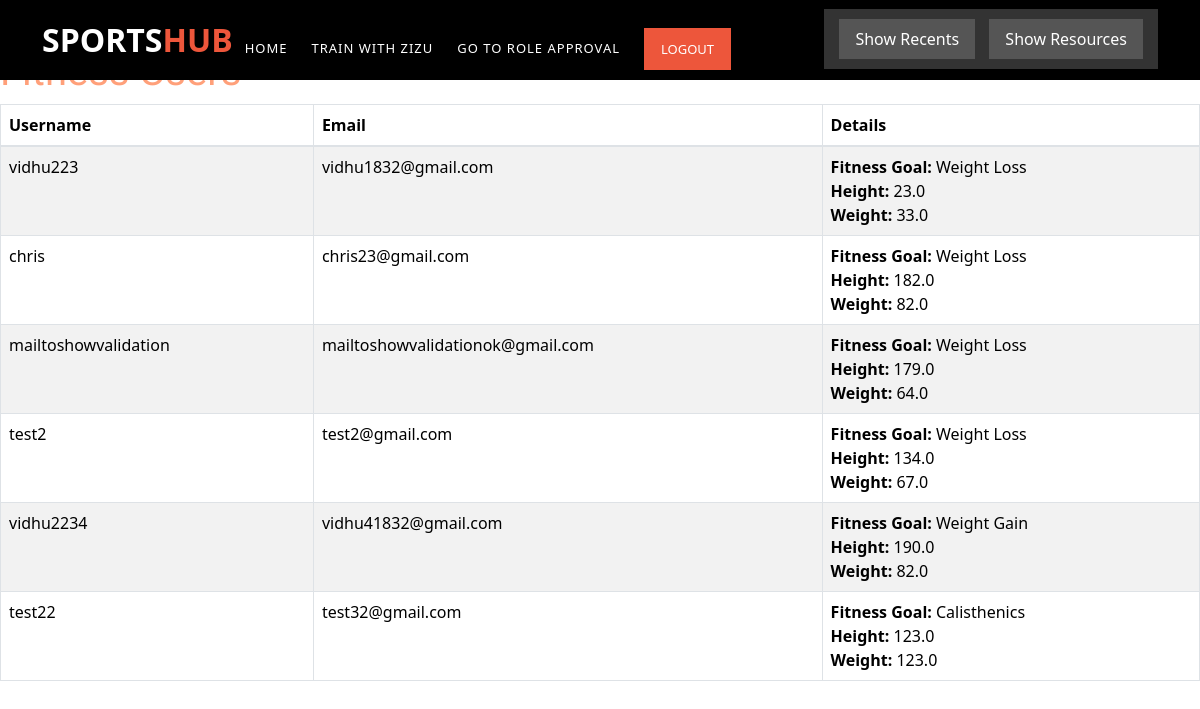
/members/fitness_users/, run on an earlier commit of the app's database.
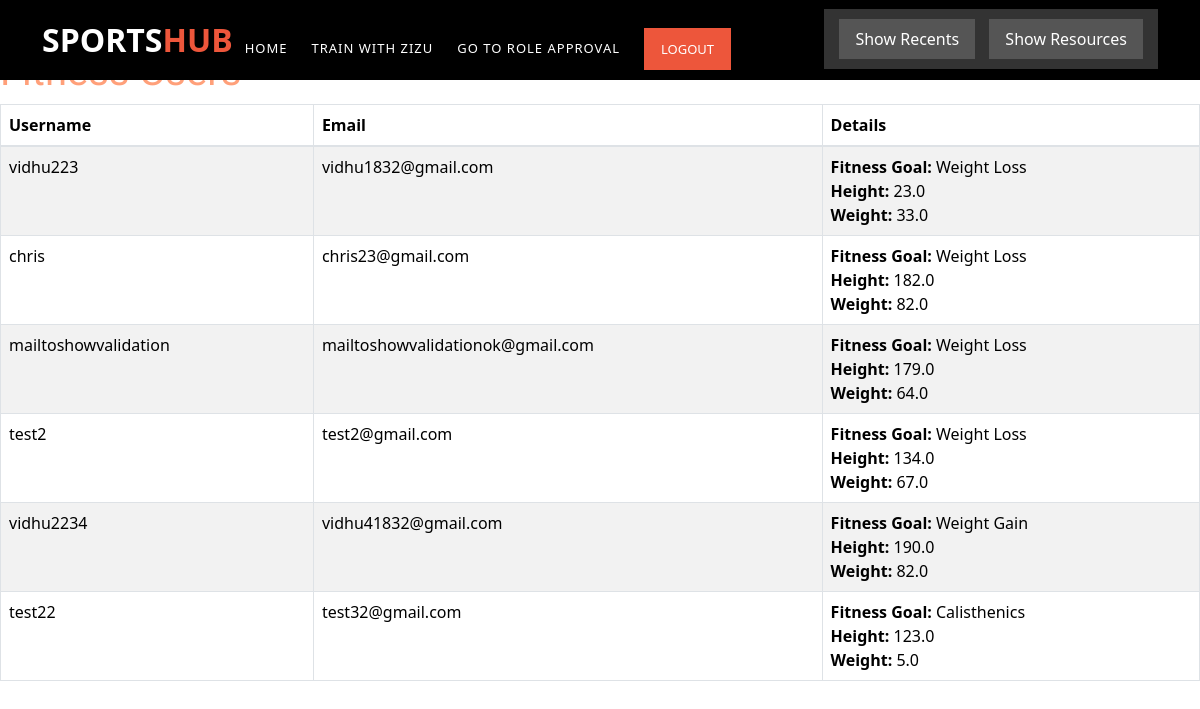
And on a later commit of the database.
### Members/models.py (models this page shows, shortened)
class FitnessUser(models.Model):
    user = models.OneToOneField(CustomUser, on_delete=models.CASCADE)
    fitness_goal = models.CharField(max_length=255)
    height = models.FloatField()
    weight = models.FloatField()
    medical_conditions_text = models.TextField(blank=True, null=True)
    medical_conditions_pdf = models.FileField(upload_to='medical_conditions_pdfs/', blank=True, null=True)

### users/models.py (models this page shows, shortened)
class CustomUser(AbstractBaseUser, PermissionsMixin):
    username = models.CharField(max_length=100, unique=True)
    email = models.EmailField(unique=True)
    first_name = models.CharField(max_length=100)
    last_name = models.CharField(max_length=100)
    role = models.CharField(max_length=20)  # Define roles (e.g., "FitnessUser", "FitnessTrainer", "SportsTrainer")
    description = models.TextField(blank=True, null=True)
    profile_picture = models.FileField(upload_to='profile_pics/', blank=True, null=True)
    address = models.TextField(blank=True, null=True)
    contact_number = models.CharField(max_length=15, blank=True, null=True)
    second_contact_number = models.CharField(max_length=15, blank=True, null=True)# Add the description field
    is_active = models.BooleanField(default=True)
    is_staff = models.BooleanField(default=False)
    objects = CustomUserManager()
    USERNAME_FIELD = 'email'
    REQUIRED_FIELDS = ['username']

### Members/views.py (the view)
# urls.py: path('fitness_users/', views.view_fitness_users, name='view_fitness_users'),
def view_fitness_users(request):
    fitness_users = FitnessUser.objects.all()  # Retrieve all Fitness Users
    context = {'fitness_users': fitness_users}
    return render(request, 'view_fitness_users.html', context)

### Members/templates/view_fitness_users.html
{% extends "sadmin.html" %}
{% block content %}
    <div class="page-container">
        <div class="header-container" style=" color: #FFA07A;">
            <h1>Fitness Users</h1>
        </div>
        <table class="table table-striped table-bordered" style="background-color: #FFFFFF;">
            <thead>
                <tr style="color: #264653;">
                    <th>Username</th>
                    <th>Email</th>
                    <th>Details</th>
                </tr>
            </thead>
            <tbody>
                {% for user in fitness_users %}
                <tr>
                    <td >{{ user.user.username }}</td>
                    <td>{{ user.user.email }}</td>
                    <td >
                        <strong>Fitness Goal:</strong> {{ user.fitness_goal }}<br>
                        <strong>Height:</strong> {{ user.height }}<br>
                        <strong>Weight:</strong> {{ user.weight }}
                    </td>
                </tr>
                {% endfor %}
            </tbody>
        </table>
    </div>
{% endblock %}

### Members/templates/sadmin.html (shortened to what this page needs)
{% load static %}
{% load socialaccount %}
<!DOCTYPE html>
<html>
<head>
   <link rel="stylesheet" href="https://cdnjs.cloudflare.com/ajax/libs/font-awesome/5.15.3/css/all.min.css">
   <link rel="stylesheet" href="{% static 'fonts/icomoon/style.css' %}">
   <link rel="stylesheet" type="text/css" href="{% static 'assets/css/bootstrap.min.css' %}">
    <link rel="stylesheet" type="text/css" href="{% static 'assets/css/font-awesome.css' %}">
    <link rel="stylesheet" href="{% static 'assets/css/templatemo-training-studio.css' %}">
   <link rel="stylesheet" href="{% static 'css/bootstrap.min.css' %}">
   <link rel="stylesheet" href="{% static 'css/jquery-ui.css' %}">
   <link rel="stylesheet" href="{% static 'css/owl.carousel.min.css' %}">
   <link rel="stylesheet" href="{% static 'css/owl.theme.default.min.css' %}">
   <link rel="stylesheet" href="{% static 'css/owl.theme.default.min.css' %}">
   <link rel="stylesheet" href="{% static 'css/jquery.fancybox.min.css' %}">
   <link rel="stylesheet" href="{% static 'css/bootstrap-datepicker.css' %}">
   <link rel="stylesheet" href="{% static 'fonts/flaticon/font/flaticon.css' %}">
   <link rel="stylesheet" href="{% static 'css/aos.css' %}">
   <link href="{% static 'css/jquery.mb.YTPlayer.min.css' %}" media="all" rel="stylesheet" type="text/css">
   <link rel="stylesheet" href="{% static 'css/style.css' %}">
   <link rel="stylesheet" href="https://cdnjs.cloudflare.com/ajax/libs/font-awesome/5.15.3/css/all.min.css">
   <link rel="stylesheet" href="https://cdnjs.cloudflare.com/ajax/libs/font-awesome/5.15.3/css/all.min.css">
   <link href="https://cdn.jsdelivr.net/npm/bootstrap@5.3.1/dist/css/bootstrap.min.css" rel="stylesheet"
>
</head>
      <header class="header-area header-sticky"  style="background:  #000000;">
        <div class="container">
            <div class="row">
                <div class="col-12">
                    <nav class="main-nav">
                        <a href="index.html" class="logo">Sports<em>HuB</em></a>
                        <nav class="navbar">
                            <ul class="nav">
                                <li class="scroll-to-section"><a href="{% url 'index' %}">Home</a></li>
                                <li class="scroll-to-section"><a href="{% url 'Training:render_my_template' %}">Train with ZIZU</a></li>
                                <li class="scroll-to-section"><a href="{% url 'users:role_approval' %}">Go to Role Approval</a></li>
                                <li class="scroll-to-section"><a href="{% url 'users:logout' %}" class="nav-link">Logout</a></li>
                            </ul>
                            <div class="header-panel">
                                <button onclick="showRecents()">Show Recents</button>
                                <button onclick="showResources()">Show Resources</button>
                            </div>
                        </nav>
                    </nav>
                </div>
            </div>
        </div>
    </header>
<br>
<br>
        {% block content %}{% endblock %}
    </body>
    </html>

### static/assets/css/templatemo-training-studio.css (style rules this page uses)
html, body, div, span, applet, object, iframe, h1, h2, h3, h4, h5, h6, p, blockquote, div pre, a, abbr, acronym, address, big, cite, code, del, dfn, em, font, img, ins, kbd, q, s, samp, small, strike, strong, sub, sup, tt, var, b, u, i, center, dl, dt, dd, ol, ul, li, figure, header, nav, section, article, aside, footer, figcaption { margin: 0; padding: 0; border: 0; outline: 0; }
ul, li { padding: 0; margin: 0; list-style: none; }
header, nav, section, article, aside, footer, hgroup { display: block; }
* { box-sizing: border-box; }
html, body { font-family: 'Poppins', sans-serif; font-weight: 400; background-color: #fff; font-size: 16px; -ms-text-size-adjust: 100%; -webkit-font-smoothing: antialiased; -moz-osx-font-smoothing: grayscale; }
a { text-decoration: none !important; }
h1, h2, h3, h4, h5, h6 { margin-top: 0px; margin-bottom: 0px; }
ul { margin-bottom: 0px; }
html, body { background: #fff; font-family: 'Poppins', sans-serif; }
.header-area { position: absolute; top: 0px; left: 0px; right: 0px; z-index: 100; height: 80px; background: rgba(250,250,250,0.1); -webkit-transition: all .5s ease 0s; -moz-transition: all .5s ease 0s; -o-transition: all .5s ease 0s; transition: all .5s ease 0s; }
.header-area .main-nav { min-height: 80px; background: transparent; }
.header-area .main-nav .logo { line-height: 80px; color: #fff; font-size: 32px; font-weight: 800; text-transform: uppercase; float: left; -webkit-transition: all 0.3s ease 0s; -moz-transition: all 0.3s ease 0s; -o-transition: all 0.3s ease 0s; transition: all 0.3s ease 0s; }
.header-area .main-nav .logo em { font-style: normal; color: #ed563b; font-weight: 900; }
.header-area .main-nav .nav { float: right; margin-top: 27px; margin-right: 0px; background-color: transparent; -webkit-transition: all 0.3s ease 0s; -moz-transition: all 0.3s ease 0s; -o-transition: all 0.3s ease 0s; transition: all 0.3s ease 0s; position: relative; z-index: 999; }
.header-area .main-nav .nav li { padding-left: 20px; padding-right: 20px; }
.header-area .main-nav .nav li a { display: block; font-weight: 500; font-size: 13px; color: #7a7a7a; text-transform: uppercase; -webkit-transition: all 0.3s ease 0s; -moz-transition: all 0.3s ease 0s; -o-transition: all 0.3s ease 0s; transition: all 0.3s ease 0s; height: 40px; line-height: 40px; border: transparent; letter-spacing: 1px; }
.header-area .main-nav .nav li a { color: #fff; }
.header-area .main-nav .nav li:last-child a { display: inline-block; font-size: 13px; padding: 11px 17px; background-color: #ed563b; color: #fff; text-align: center; font-weight: 400; letter-spacing: 0px; text-transform: uppercase; transition: all .3s; height: auto; line-height: 20px; }
.header-area.header-sticky { min-height: 80px; }
.header-area.header-sticky .nav { margin-top: 20px !important; }
@media (max-width: 1200px) { .header-area .main-nav .nav li { padding-left: 12px; padding-right: 12px; } }
@media (max-width: 1200px) { .header-area .main-nav:before { display: none; } }
@media (min-width: 767px) { .header-area .main-nav .nav { display: flex !important; } }

### static/css/style.css (style rules this page uses)
html { overflow-x: hidden; }
a { -webkit-transition: .3s all ease; -o-transition: .3s all ease; transition: .3s all ease; }
h1, h2, h3, h4, h5, .h1, .h2, .h3, .h4, .h5 { font-family: "Muli", -apple-system, BlinkMacSystemFont, "Segoe UI", Roboto, "Helvetica Neue", Arial, sans-serif, "Apple Color Emoji", "Segoe UI Emoji", "Segoe UI Symbol", "Noto Color Emoji"; color: #000; }

### Members/templates/sadmin.html (style rules this page uses)
.header-panel { background-color: #333; padding: 10px; text-align: center; }
.header-panel button { background-color: #555; color: #fff; padding: 8px 16px; margin: 0 5px; border: none; cursor: pointer; }

What changed in the data, as far as the page shows it:
changed FitnessUser "Calisthenics": weight "123.0" → "5.0"
